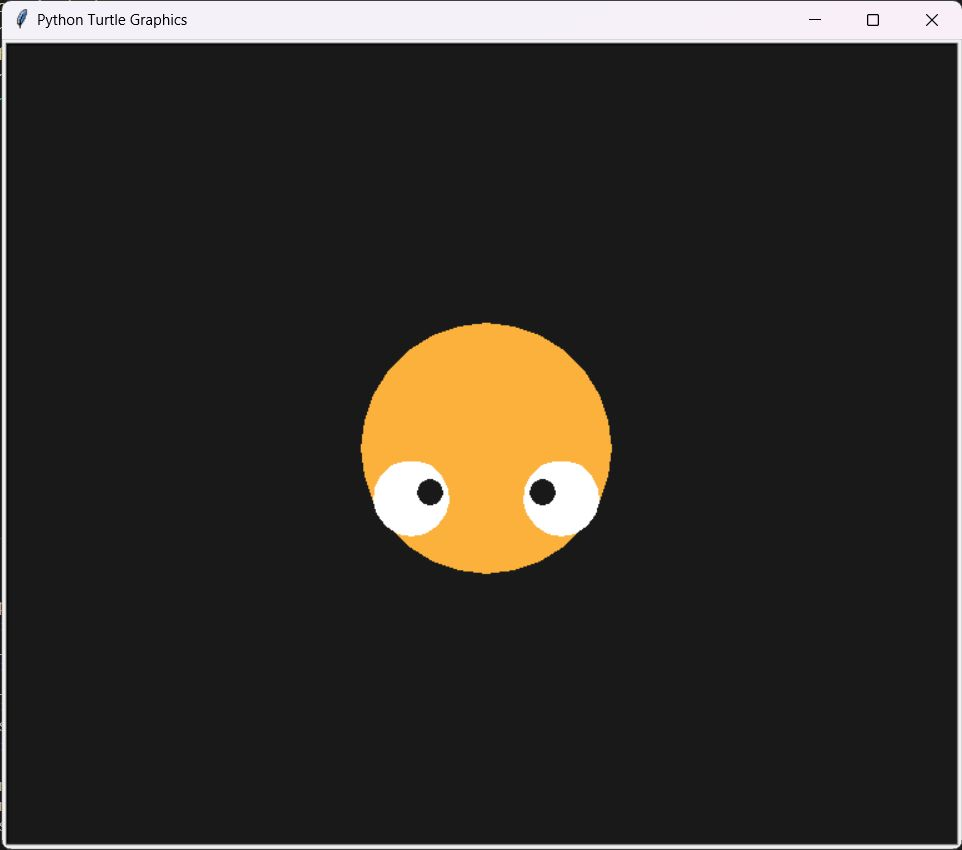

Python code for this plot:
import turtle
t=turtle.Turtle()
t.color('#FBB13C')
turtle.bgcolor('#191919')
t.penup()
t.goto(0,-100)
t.pendown()
t.begin_fill()
t.circle(100)
t.end_fill()
t.penup()
t.goto(-60,-70)
t.pendown()
t.color('#FFFFFF')
t.begin_fill()
t.circle(30)
t.end_fill()
t.penup()
t.goto(60,-70)
t.pendown()
t.begin_fill()
t.circle(30)
t.end_fill()
t.penup()
t.goto(-45,-45)
t.pendown()
t.color('#191919')
t.begin_fill()
t.circle(10)
t.end_fill()
t.penup()
t.goto(45,-45)
t.pendown()
t.color('#191919')
t.begin_fill()
t.circle(10)
t.end_fill()
t.penup()
t.goto(-70,-100)
t.pendown()
t.color('#191919')
t.pensize(10)
t.right(30)
t.forward(70)
t.penup()
t.goto(70,-100)
t.pendown()
t.color('#191919')
t.pensize(10)
t.right(60)
t.forward(70)
t.hideturtle()
turtle.done()
